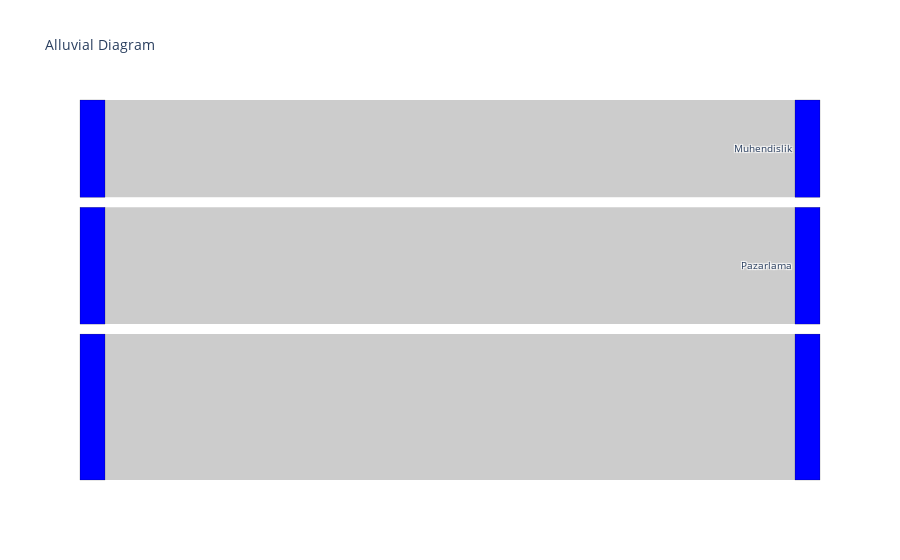

Notebook code for this chart:
### Markdown cell above
# Alluvial Diagram

### Code cell
import plotly.graph_objects as go

fig = go.Figure(data=[go.Sankey(
    node = dict(
      pad = 10,
      thickness = 25,
      line = dict(color = "black", width = 0.2),
      label = ["Satis", "Muhendislik", "Pazarlama"],
      color = "blue"
    ),
    link = dict(
      source = [2020, 2021, 2022],
      target = [1, 2, 3],
      value = [100, 120, 150],
  ))])

fig.update_layout(title_text="Alluvial Diagram", font_size=10)
fig.write_image('alluvial_diagram.png')
fig.show()

### Figure 1 — Plotly figure (JSON) as saved in the notebook; plotly's stock layout.template omitted (floating-point values rounded to 4 significant figures)
{"data": [{"link": {"source": [2020, 2021, 2022], "target": [1, 2, 3], "value": [100, 120, 150]}, "node": {"color": "blue", "label": ["Satis", "Muhendislik", "Pazarlama"], "line": {"color": "black", "width": 0.2}, "pad": 10, "thickness": 25}, "type": "sankey"}], "layout": {"autosize": true, "font": {"size": 10}, "title": {"text": "Alluvial Diagram"}}}
